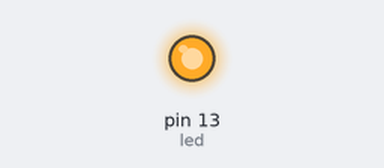
This sketch was run on a simulated Arduino Uno, built with avr-gcc and run on an emulated ATmega328P. Parts: output pins drawn as LEDs (lit = HIGH).

Above: at 0.13 s.
At 2.37 s:
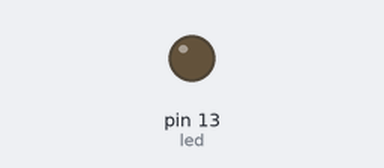
Timing chart, 0 to 3.0 s (numbered marks = the images above):
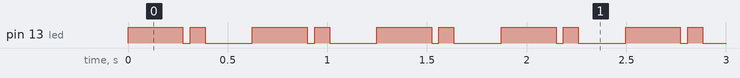

Measured:
- by itself, pin 13 (led): repeats every 0.62 s: LOW 0.04 s, HIGH 0.08 s, LOW 0.24 s, HIGH 0.28 s

The sketch:

rundlicht.ino
```cpp
/*
  Rundlicht mit einer LED

    Hierbei soll ein Rundlicht, ähnlich wie bei einem

    Fahrzeug der Müllabfuhr, mit einer am Arduino

    angeschlossenen externen LED simuliert werden.

  Die Schaltung

    In Reihe von Pin 13 hin zu GND (Masse):

    - Vorwiderstand (160 Ohm)

    - Rote LED (1,8 V)


  erstellt am 18 Okt 2022

  von Spiridon Fotiadis
*/

const int led = 13; // Pin für externe LED definieren

//Leuchtdauer festlegen
int lang = 200;
int schritte = 1;
int kurz = 75;


void blinken(int dauer, int wiederholung) {
  for (int i = 0; i<= wiederholung; i++) {
    digitalWrite(led, HIGH);   // LED einschalten
    delay(dauer);              // übergebene Dauer warten
    digitalWrite(led, LOW);    // LED ausschalten
    delay(kurz/2);             // die Hälfte von kurz warten
  }
}

void setup() {
  pinMode(led, OUTPUT);   // Pin 13 als output festlegen
}

void loop() {
  //blinken(kurz, schritte); // blinkt kurz
  digitalWrite(led, HIGH); // LED einschalten
  delay(lang);             // wartet lang (das Licht ist auf der anderen Seite)
  blinken(kurz, schritte); // blinkt kurz
  delay(lang);             // wartet lang
}
```
